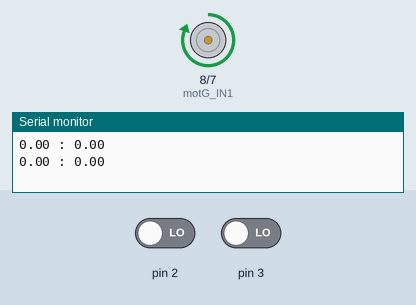
The sketch below on a simulated Arduino Uno, built with avr-gcc and run on an emulated ATmega328P. Parts: motor-driver pin pairs drawn as motors (green arrow = first pin HIGH = forward, orange = second pin HIGH = backward, longer = more drive), the last lines printed to the serial monitor. The inputs (shaded band) are chosen by the test bench; at power-on: pin 2 LOW, pin 3 LOW. At 7.3 s the program stops and its outputs stay as they are.

Above: at 0.4 s.
At 7.4 s:
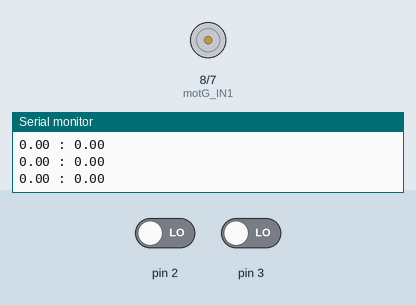
Timing chart, 0 to 8.8 s (numbered marks = the images above):
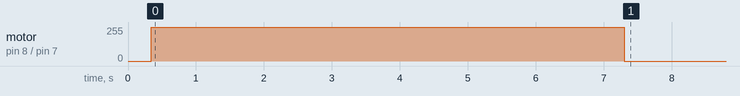

The sketch:

asservissement_vitesseDD_18h.ino
```cpp
#include <SimpleTimer.h>
#include <MsTimer2.h>

SimpleTimer timer;                 // Timer pour échantillonnage

//timer
bool isTimerSet = false;

unsigned int tick_codeuse_G = 0;     // Compteur de tick de la codeuse du moteur Gauche
unsigned int tick_codeuse_D = 0;     // Compteur de tick de la codeuse du moteur Droit
int vitMoteur_G = 0;                 // Commande du moteur Gauche
int vitMoteur_D = 0;                 // Commande du moteur Droite

const int frequence_echantillonnage = 100; // Fréquence d'exécution de l'asservissement
const int rapport_reducteur = 30;          // Rapport nombre de tours de l'arbre moteur et de la roue
const int tick_par_tour_codeuse = 32;  //64 tick sur deux capteurs hall, ici un seul capteur

//definition des entrées Moteur Gauche
const int motG_IN1 = 8;    // Commande de sens moteur, Input 1
const int motG_IN2 = 7;    // Commande de sens moteur, Input 2
const int pinPowerG  = 9;    // Commande de vitesse moteur, Output Enabled1

//definition des entrées Moteur Droite
const int motD_IN3 = 12;    // Commande de sens moteur, Input 1
const int motD_IN4 = 13;    // Commande de sens moteur, Input 2
const int pinPowerD  = 11;    // Commande de vitesse moteur, Output Enabled1

//consigne en tour/s
//const float consigne_moteur_G = 0;//2;  // Consigne nombre de tours de roue par seconde moteur Gauche
float consigne_moteur_G = 0;
//const float consigne_moteur_D = 0;//2;  // Consigne nombre de tours de roue par seconde moteur Droit
float consigne_moteur_D = 0;

// init calculs asservissement PID
float erreur_G_precedente = consigne_moteur_G; // (en tour/s)
float somme_erreur_G = 0;
float erreur_D_precedente = consigne_moteur_D; // (en tour/s)
float somme_erreur_D = 0;

//Definition des constantes du correcteur PID
//const float kp = 1000; // Coefficient proportionnel (choisis par essais successifs)
const float kpG = 1000;  // Coefficient proportionnel du moteur gauche
const float kpD = 1000;  // Coefficient proportionnel du moteur droit
const float kiG = 20; //5;   // Coefficient intégrateur
const float kiD = 20;
const float kdG = 0; //100; // Coefficient dérivateur
const float kdD = 0;

/* Routine d'initialisation */
void setup()
{
    Serial.begin(115200);         // Initialisation port COM

    MsTimer2::set(7000, finRun);

    pinMode(pinPowerG, OUTPUT);    // Sorties commande moteur
    pinMode( motG_IN1, OUTPUT );
    pinMode( motG_IN2, OUTPUT );

    analogWrite(pinPowerG, 0);  // Initialisation sortie moteur à 0
    delay(300);                // Pause de 0,3 sec pour laisser le temps au moteur de s'arréter si celui-ci est en marche

    // Interruption sur tick de la codeuse du moteur Gauche  (interruption 0 = pin2 arduino)
    attachInterrupt(0, compteur_G, CHANGE);

    // Interruption sur tick de la codeuse du moteur Droit  (interruption 1 = pin3 arduino)
    attachInterrupt(1, compteur_D, CHANGE);

    // Interruption pour calcul du PID et asservissement appelee toutes les 10ms
    timer.setInterval(1000/frequence_echantillonnage, asservissement);
}
bool sens = true;
float tick = 0.005;

/* Fonction principale */
void loop()
{
   if(!isTimerSet){
        MsTimer2::start();
        isTimerSet = true;
    }

    timer.run();  //on fait tourner l'horloge
    delay(10);

    do{
      consigne_moteur_D += tick;
      consigne_moteur_G += tick;
      if(consigne_moteur_D >= 3 && consigne_moteur_G >= 3){
        sens = false;
      }
    }while(consigne_moteur_D < 3 && consigne_moteur_G < 3 && sens == true);

    do{
      consigne_moteur_D -= tick;
      consigne_moteur_G -= tick;
      if(consigne_moteur_D <= 0 && consigne_moteur_G <= 0){
        sens = true;
      }
    }while(consigne_moteur_D > 0 && consigne_moteur_G > 0 && sens == false);

}

//---- Interruption sur tick de la codeuse du moteur Gauche
void compteur_G()
{
    tick_codeuse_G++;
    // On incrémente le nombre de tick de la codeuse.   un seul sens
}

//---- Interruption sur tick de la codeuse du moteur Droit
void compteur_D()
{
    tick_codeuse_D++;
    // On incrémente le nombre de tick de la codeuse.   un seul sens
}

//---- Interruption pour calcul du P
void asservissement()
{
    // Calcul de l'erreur_G
    int frequence_codeuse_G = frequence_echantillonnage * tick_codeuse_G; //100*tick_codeuse_G
    int frequence_codeuse_D = frequence_echantillonnage * tick_codeuse_D; //100*tick_codeuse_G

    float vit_roue_tour_sec_G = (float)frequence_codeuse_G / (float)tick_par_tour_codeuse / (float)rapport_reducteur;    //(100*tick_codeuse_G)/32/19
    float vit_roue_tour_sec_D = (float)frequence_codeuse_D / (float)tick_par_tour_codeuse / (float)rapport_reducteur;    //(100*tick_codeuse_G)/32/19

    float erreur_G = (consigne_moteur_G) - vit_roue_tour_sec_G; // pour le proportionnel
    float erreur_D = (consigne_moteur_D) - vit_roue_tour_sec_D; // pour le proportionnel

    somme_erreur_G += erreur_G; // pour l'intégrateur
    somme_erreur_D += erreur_D; // pour l'intégrateur

    float delta_erreur_G = erreur_G - erreur_G_precedente;  // pour le dérivateur
    erreur_G_precedente = erreur_G;
    float delta_erreur_D = erreur_D - erreur_D_precedente;  // pour le dérivateur
    erreur_D_precedente = erreur_D;


    // Réinitialisation du nombre de tick des  codeuses
    tick_codeuse_G = 0;
    tick_codeuse_D = 0;

    // P : calcul de la commande
    vitMoteur_G = kpG*erreur_G + kiG*somme_erreur_G + kdG*delta_erreur_G;  //somme des trois erreur_Gs
    vitMoteur_D = kpD*erreur_D + kiD*somme_erreur_D + kdD*delta_erreur_D;  //somme des trois erreur_Gs

    // Normalisation et contrôle du moteur de Gauche
    if ( vitMoteur_G > 255 )
    {
        vitMoteur_G = 255;  // sachant que l'on est branché sur un pont en H L293D
    }
    else if ( vitMoteur_G < 0 )
    {
        vitMoteur_G = 0;
    }

     // Normalisation et contrôle du moteur de Droite
    if ( vitMoteur_D > 255 )
    {
        vitMoteur_D = 255;  // sachant que l'on est branché sur un pont en H L293D
    }
    else if ( vitMoteur_D < 0 )
    {
        vitMoteur_D = 0;
    }

    TournerDroite_G(vitMoteur_G);
    TournerDroite_D(vitMoteur_D);

    // DEBUG
    Serial.print(vit_roue_tour_sec_G);  // affiche à gauche la vitesse et à droite l'erreur_G
    Serial.print(" : ");
    Serial.print(vit_roue_tour_sec_D);  // affiche à gauche la vitesse et à droite l'erreur_D
    //Serial.print(" : ");
    //Serial.print(erreur_G, 4);
    //Serial.print(" : ");
    //Serial.print(vitMoteur_G);
    Serial.println();
}

//---- fonction pour faire tourner le moteur dans un sens (a droite)
void TournerDroite_G( int powerRate )
{
    digitalWrite(motG_IN1, HIGH);
    digitalWrite(motG_IN2, LOW);
    analogWrite(pinPowerG, powerRate);
}

void TournerDroite_D( int powerRate )
{
    digitalWrite(motD_IN3, HIGH);
    digitalWrite(motD_IN4, LOW);
    analogWrite(pinPowerD, powerRate);
}

void finRun()
{
    digitalWrite(motG_IN1, HIGH);
    digitalWrite(motG_IN2, HIGH);
    digitalWrite(motD_IN3, HIGH);
    digitalWrite(motD_IN4, HIGH);
    while(1);
}
```

Measured:
- by itself, motor on pin 8 (motG_IN1) / pin 7 (motG_IN2): stopped → forward 255/255 at 0.34 s, → stopped 7.0 s later
